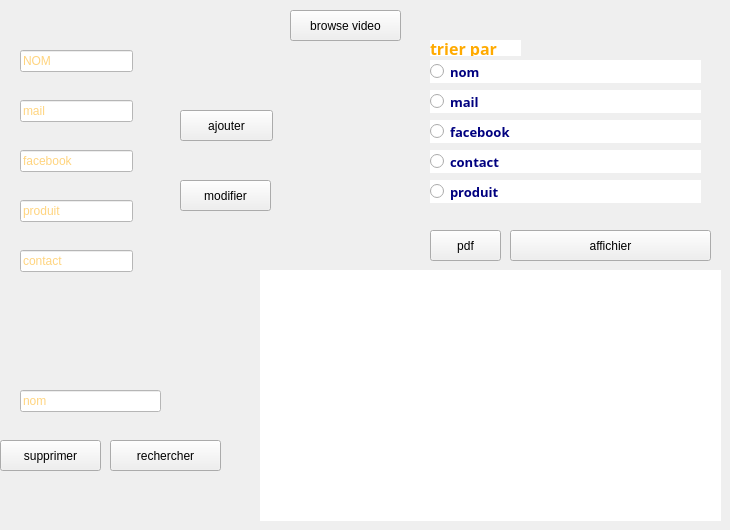
     <widget class="QWidget" name="page_3">
      <widget class="QTableView" name="tab_societe">
       <property name="geometry">
        <rect>
         <x>260</x>
         <y>270</y>
         <width>461</width>
         <height>251</height>
        </rect>
       </property>
       <property name="styleSheet">
        <string notr="true">border:none;
color: rgb(255, 170, 0);
background-color: rgb(255, 255, 255);</string>
       </property>
      </widget>
      <widget class="QPushButton" name="re_afficher">
       <property name="geometry">
        <rect>
         <x>510</x>
         <y>230</y>
         <width>201</width>
         <height>31</height>
        </rect>
       </property>
       <property name="styleSheet">
        <string notr="true"/>
       </property>
       <property name="text">
        <string>affichier</string>
       </property>
      </widget>
      <widget class="QRadioButton" name="radioButton_6">
       <property name="geometry">
        <rect>
         <x>430</x>
         <y>120</y>
         <width>271</width>
         <height>23</height>
        </rect>
       </property>
       <property name="font">
        <font>
         <family>Tekton Pro</family>
         <pointsize>10</pointsize>
         <weight>75</weight>
         <bold>true</bold>
        </font>
       </property>
       <property name="styleSheet">
        <string notr="true">color: rgb(0, 0, 127);
background-color: rgb(255, 255, 255);</string>
       </property>
       <property name="text">
        <string>facebook</string>
       </property>
      </widget>
      <widget class="QRadioButton" name="radioButton_4">
       <property name="geometry">
        <rect>
         <x>430</x>
         <y>180</y>
         <width>271</width>
         <height>23</height>
        </rect>
       </property>
       <property name="font">
        <font>
         <family>Tekton Pro</family>
         <pointsize>10</pointsize>
         <weight>75</weight>
         <bold>true</bold>
        </font>
       </property>
       <property name="styleSheet">
        <string notr="true">color: rgb(0, 0, 127);
background-color: rgb(255, 255, 255);</string>
       </property>
       <property name="text">
        <string>produit</string>
       </property>
      </widget>
      <widget class="QRadioButton" name="radioButton_2">
       <property name="geometry">
        <rect>
         <x>430</x>
         <y>60</y>
         <width>271</width>
         <height>23</height>
        </rect>
       </property>
       <property name="font">
        <font>
         <family>Tekton Pro</family>
         <pointsize>10</pointsize>
         <weight>75</weight>
         <bold>true</bold>
        </font>
       </property>
       <property name="styleSheet">
        <string notr="true">color: rgb(0, 0, 127);
background-color: rgb(255, 255, 255);
</string>
       </property>
       <property name="text">
        <string>nom</string>
       </property>
      </widget>
      <widget class="QLabel" name="trirer_par">
       <property name="geometry">
        <rect>
         <x>430</x>
         <y>40</y>
         <width>91</width>
         <height>16</height>
        </rect>
       </property>
       <property name="font">
        <font>
         <family>Tekton Pro</family>
         <pointsize>12</pointsize>
         <weight>75</weight>
         <bold>true</bold>
        </font>
       </property>
       <property name="styleSheet">
        <string notr="true">color: rgb(255, 170, 0);
background-color: rgb(255, 255, 255);</string>
       </property>
       <property name="text">
        <string>trier par</string>
       </property>
      </widget>
      <widget class="QRadioButton" name="radioButton_7">
       <property name="geometry">
        <rect>
         <x>430</x>
         <y>90</y>
         <width>271</width>
         <height>23</height>
        </rect>
       </property>
       <property name="font">
        <font>
         <family>Tekton Pro</family>
         <pointsize>10</pointsize>
         <weight>75</weight>
         <bold>true</bold>
        </font>
       </property>
       <property name="styleSheet">
        <string notr="true">color: rgb(0, 0, 127);
background-color: rgb(255, 255, 255);
</string>
       </property>
       <property name="text">
        <string>mail</string>
       </property>
      </widget>
      <widget class="QRadioButton" name="radioButton_5">
       <property name="geometry">
        <rect>
         <x>430</x>
         <y>150</y>
         <width>271</width>
         <height>23</height>
        </rect>
       </property>
       <property name="font">
        <font>
         <family>Tekton Pro</family>
         <pointsize>10</pointsize>
         <weight>75</weight>
         <bold>true</bold>
        </font>
       </property>
       <property name="styleSheet">
        <string notr="true">color: rgb(0, 0, 127);
background-color: rgb(255, 255, 255);</string>
       </property>
       <property name="text">
        <string>contact</string>
       </property>
      </widget>
      <widget class="QPushButton" name="pb_modifier_2">
       <property name="geometry">
        <rect>
         <x>180</x>
         <y>180</y>
         <width>91</width>
         <height>31</height>
        </rect>
       </property>
       <property name="styleSheet">
        <string notr="true"/>
       </property>
       <property name="text">
        <string>modifier</string>
       </property>
      </widget>
      <widget class="QPushButton" name="pb_supprimer">
       <property name="geometry">
        <rect>
         <x>0</x>
         <y>440</y>
         <width>101</width>
         <height>31</height>
        </rect>
       </property>
       <property name="styleSheet">
        <string notr="true"/>
       </property>
       <property name="text">
        <string>supprimer</string>
       </property>
      </widget>
      <widget class="QLineEdit" name="le_nom_supp">
       <property name="geometry">
        <rect>
         <x>20</x>
         <y>390</y>
         <width>141</width>
         <height>22</height>
        </rect>
       </property>
       <property name="styleSheet">
        <string notr="true">color: rgb(255, 170, 0);
background-color: rgb(255, 255, 255);</string>
       </property>
       <property name="placeholderText">
        <string>nom</string>
       </property>
      </widget>
      <widget class="QPushButton" name="browse">
       <property name="geometry">
        <rect>
         <x>290</x>
         <y>10</y>
         <width>111</width>
         <height>31</height>
        </rect>
       </property>
       <property name="text">
        <string>browse video</string>
       </property>
       <property name="shortcut">
        <string/>
       </property>
      </widget>
      <widget class="QLineEdit" name="le_fcb">
       <property name="geometry">
        <rect>
         <x>20</x>
         <y>150</y>
         <width>113</width>
         <height>22</height>
        </rect>
       </property>
       <property name="styleSheet">
        <string notr="true">color: rgb(255, 170, 0);
background-color: rgb(255, 255, 255);</string>
       </property>
       <property name="placeholderText">
        <string>facebook</string>
       </property>
      </widget>
      <widget class="QLineEdit" name="le_mail">
       <property name="geometry">
        <rect>
         <x>20</x>
         <y>100</y>
         <width>113</width>
         <height>22</height>
        </rect>
       </property>
       <property name="styleSheet">
        <string notr="true">color: rgb(255, 170, 0);
background-color: rgb(255, 255, 255);</string>
       </property>
       <property name="placeholderText">
        <string>mail</string>
       </property>
      </widget>
      <widget class="QLineEdit" name="le_nom">
       <property name="geometry">
        <rect>
         <x>20</x>
         <y>50</y>
         <width>113</width>
         <height>22</height>
        </rect>
       </property>
       <property name="styleSheet">
        <string notr="true">color: rgb(255, 170, 0);
background-color: rgb(255, 255, 255);</string>
       </property>
       <property name="placeholderText">
        <string>NOM</string>
       </property>
      </widget>
      <widget class="QLineEdit" name="le_contact">
       <property name="geometry">
        <rect>
         <x>20</x>
         <y>250</y>
         <width>113</width>
         <height>22</height>
        </rect>
       </property>
       <property name="styleSheet">
        <string notr="true">color: rgb(255, 170, 0);
background-color: rgb(255, 255, 255);</string>
       </property>
       <property name="placeholderText">
        <string>contact</string>
       </property>
      </widget>
      <widget class="QLineEdit" name="le_produit">
       <property name="geometry">
        <rect>
         <x>20</x>
         <y>200</y>
         <width>113</width>
         <height>22</height>
        </rect>
       </property>
       <property name="sizePolicy">
        <sizepolicy hsizetype="Expanding" vsizetype="Fixed">
         <horstretch>0</horstretch>
         <verstretch>0</verstretch>
        </sizepolicy>
       </property>
       <property name="styleSheet">
        <string notr="true">color: rgb(255, 170, 0);
background-color: rgb(255, 255, 255);</string>
       </property>
       <property name="placeholderText">
        <string>produit</string>
       </property>
      </widget>
      <widget class="QPushButton" name="pb_ajouter">
       <property name="geometry">
        <rect>
         <x>180</x>
         <y>110</y>
         <width>93</width>
         <height>31</height>
        </rect>
       </property>
       <property name="sizePolicy">
        <sizepolicy hsizetype="Minimum" vsizetype="Fixed">
         <horstretch>0</horstretch>
         <verstretch>0</verstretch>
        </sizepolicy>
       </property>
       <property name="styleSheet">
        <string notr="true">selection-color: qradialgradient(spread:pad, cx:0.5, cy:0.5, radius:0.5, fx:0.5, fy:0.5, stop:0 rgba(255, 255, 255, 255), stop:0.1 rgba(255, 255, 255, 255), stop:0.2 rgba(255, 176, 176, 167), stop:0.3 rgba(255, 151, 151, 92), stop:0.4 rgba(255, 125, 125, 51), stop:0.5 rgba(255, 76, 76, 205), stop:0.52 rgba(255, 76, 76, 205), stop:0.6 rgba(255, 180, 180, 84), stop:1 rgba(255, 255, 255, 0));</string>
       </property>
       <property name="text">
        <string>ajouter</string>
       </property>
      </widget>
      <widget class="QPushButton" name="pb_recherche">
       <property name="geometry">
        <rect>
         <x>110</x>
         <y>440</y>
         <width>111</width>
         <height>31</height>
        </rect>
       </property>
       <property name="styleSheet">
        <string notr="true"/>
       </property>
       <property name="text">
        <string>rechercher</string>
       </property>
      </widget>
      <widget class="QPushButton" name="pdf">
       <property name="geometry">
        <rect>
         <x>430</x>
         <y>230</y>
         <width>71</width>
         <height>31</height>
        </rect>
       </property>
       <property name="text">
        <string>pdf</string>
       </property>
      </widget>
     </widget>
